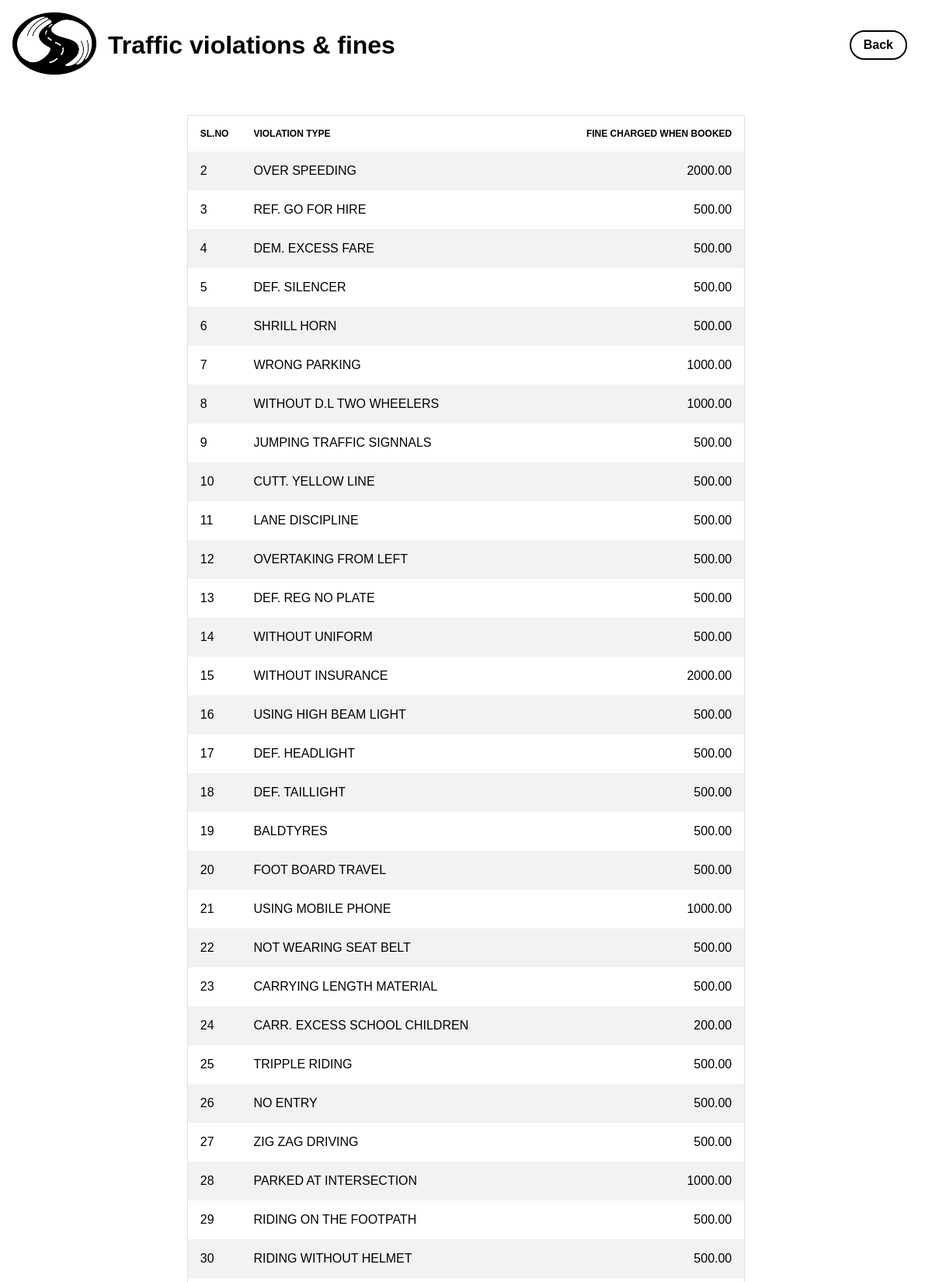
/violation.php (signed in, upper part), run on the app's committed database.
### tables this page shows
create table violation(
    violation_id int(10),
    violation_name varchar(40),
    fine decimal(6, 2)
);

### violation.php (the view, shortened to what this page needs)
<!DOCTYPE html>
<html lang="en">
<head>
    <link rel="stylesheet" href="css/violation.css">
</head>
<body>
    <header>
        <div class="loti">
            <a href="index.php"><img src="assests/logo.png" alt="Logo" id="logo"></a>
            <h1>Traffic violations & fines</h1>
        </div>
        <div id="links">
            <a href="user.php" class="nav-btn">Back</a>
        </div>
    </header>
    <table cellspacing = "2" cellpadding = "2">
        <tr>
            <th style=font-size:12px>SL.NO</th>
            <th style=font-size:12px>VIOLATION TYPE</th>
            <th style=font-size:12px>FINE CHARGED WHEN BOOKED</th>
        </tr>
    <?php
        $conn = open_conn();
        $sql = "SELECT * FROM violation";
        $result = $conn->query($sql);
        if($result){
            while($row = $result->fetch_assoc()){
                echo("<tr>
                        <td>".$row['violation_id']."</td>
                        <td>".$row['violation_name']."</td>
                        <td>".$row['fine']."</td>
                        </tr>");
            }
        }
        else{
            echo($conn->error);
        }
    ?>
    </table><br><br>
</body>
</html>

### css/violation.css (style rules this page uses)
* { margin: 0; padding: 0; box-sizing: border-box; font-family: Verdana, Geneva, Tahoma, sans-serif; }
table { border-collapse: collapse; border-spacing: 0; max-width: 80%; border: 1px solid #ddd; margin: 0 auto; }
th, td { text-align: left; padding: 16px; }
th:nth-child(3), td:nth-child(3) { text-align: right; }
tr:nth-child(even) { background-color: #f2f2f2; }
header { display: flex; align-items: center; gap: 20px; padding: 1em 2em 1em 1em; margin-bottom: 2em; }
.loti { display: flex; align-items: center; gap: 15px; }
.loti h1 { font-family: Verdana, Geneva, Tahoma, sans-serif; }
#logo { height: 80px; }
#links { display: flex; align-items: center; gap: 1em; }
.nav-btn { padding: .5em 1em; background-color: transparent; color: black; text-decoration: none; border-radius: 20px; border: 2.5px solid black; font-weight: 600; font-family: 'Gill Sans', 'Gill Sans MT', Calibri, 'Trebuchet MS', sans-serif; }

### data on the page
violation: violation_id "2", violation_name "OVER SPEEDING", fine "2000.00"
violation: violation_id "3", violation_name "REF. GO FOR HIRE", fine "500.00"
violation: violation_id "4", violation_name "DEM. EXCESS FARE", fine "500.00"
violation: violation_id "5", violation_name "DEF. SILENCER", fine "500.00"
violation: violation_id "6", violation_name "SHRILL HORN", fine "500.00"
violation: violation_id "7", violation_name "WRONG PARKING", fine "1000.00"
violation: violation_id "8", violation_name "WITHOUT D.L TWO WHEELERS", fine "1000.00"
violation: violation_id "9", violation_name "JUMPING TRAFFIC SIGNNALS", fine "500.00"
violation: violation_id "10", violation_name "CUTT. YELLOW LINE", fine "500.00"
violation: violation_id "11", violation_name "LANE DISCIPLINE", fine "500.00"
violation: violation_id "12", violation_name "OVERTAKING FROM LEFT", fine "500.00"
violation: violation_id "13", violation_name "DEF. REG NO PLATE", fine "500.00"
violation: violation_id "14", violation_name "WITHOUT UNIFORM", fine "500.00"
violation: violation_id "15", violation_name "WITHOUT INSURANCE", fine "2000.00"
violation: violation_id "16", violation_name "USING HIGH BEAM LIGHT", fine "500.00"
violation: violation_id "17", violation_name "DEF. HEADLIGHT", fine "500.00"
violation: violation_id "18", violation_name "DEF. TAILLIGHT", fine "500.00"
violation: violation_id "19", violation_name "BALDTYRES", fine "500.00"
violation: violation_id "20", violation_name "FOOT BOARD TRAVEL", fine "500.00"
violation: violation_id "21", violation_name "USING MOBILE PHONE", fine "1000.00"
violation: violation_id "22", violation_name "NOT WEARING SEAT BELT", fine "500.00"
violation: violation_id "23", violation_name "CARRYING LENGTH MATERIAL", fine "500.00"
violation: violation_id "24", violation_name "CARR. EXCESS SCHOOL CHILDREN", fine "200.00"
violation: violation_id "25", violation_name "TRIPPLE RIDING", fine "500.00"
violation: violation_id "26", violation_name "NO ENTRY", fine "500.00"
violation: violation_id "27", violation_name "ZIG ZAG DRIVING", fine "500.00"
violation: violation_id "28", violation_name "PARKED AT INTERSECTION", fine "1000.00"
violation: violation_id "29", violation_name "RIDING ON THE FOOTPATH", fine "500.00"
violation: violation_id "30", violation_name "RIDING WITHOUT HELMET", fine "500.00"
